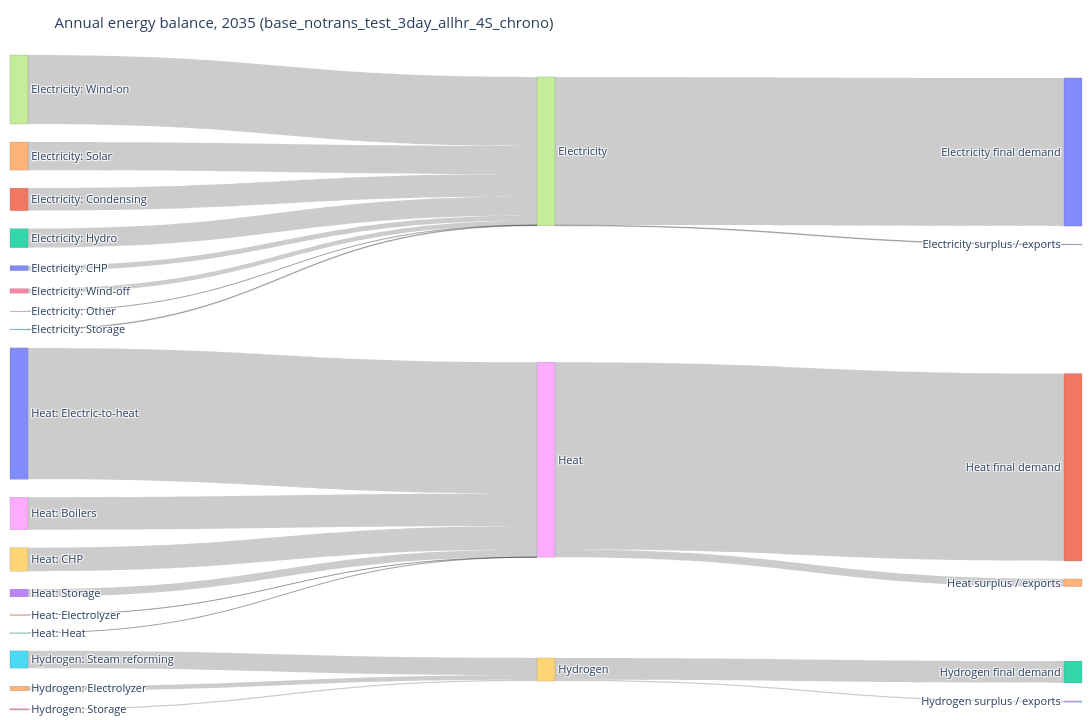

The cell this chart's notebook holds for it:
### Code cell
# 2.6 Annual energy-balance Sankey diagram (TWh)
# Technology groups feed carriers, which feed final demand.
SANKEY_YEAR = max(get("PRO_YCRAGF")["Year"])
sankey_carriers = ["ELECTRICITY", "HEAT", "HYDROGEN"]
sankey_names = {"ELECTRICITY": "Electricity", "HEAT": "Heat", "HYDROGEN": "Hydrogen"}

sankey_pro = get("PRO_YCRAGF").query("Year == @SANKEY_YEAR and Commodity in @sankey_carriers").copy()
sankey_pro["Source"] = tech_group(sankey_pro, unpack=True)
sankey_pro = sankey_pro.groupby(["Commodity", "Source"])["Value"].sum().reset_index()

sankey_dem = pd.concat([
    get("EL_DEMAND_YCR").assign(Commodity="ELECTRICITY"),
    get("H_DEMAND_YCRA").assign(Commodity="HEAT"),
    get("H2_DEMAND_YCR").assign(Commodity="HYDROGEN"),
], ignore_index=True).query("Year == @SANKEY_YEAR and Commodity in @sankey_carriers")
sankey_dem = sankey_dem.groupby("Commodity")["Value"].sum()

source_labels = [f"{row.Commodity.title()}: {row.Source}" for row in sankey_pro.itertuples()]
carrier_labels = [sankey_names[c] for c in sankey_carriers]
sink_labels = [f"{sankey_names[c]} final demand" for c in sankey_carriers]
labels = source_labels + carrier_labels + sink_labels
carrier_index = {c: len(source_labels) + i for i, c in enumerate(sankey_carriers)}
sink_index = {c: len(source_labels) + len(carrier_labels) + i for i, c in enumerate(sankey_carriers)}
source_index = {(row.Commodity, row.Source): i for i, row in enumerate(sankey_pro.itertuples())}

links = [(source_index[(row.Commodity, row.Source)], carrier_index[row.Commodity], row.Value) for row in sankey_pro.itertuples() if row.Value > 0]
for commodity in sankey_carriers:
    supply = sankey_pro.loc[sankey_pro["Commodity"] == commodity, "Value"].sum()
    demand_value = float(sankey_dem.get(commodity, 0))
    if demand_value > 0:
        links.append((carrier_index[commodity], sink_index[commodity], demand_value))
    residual = supply - demand_value
    if residual > 1e-9:
        labels.append(f"{sankey_names[commodity]} surplus / exports")
        links.append((carrier_index[commodity], len(labels) - 1, residual))
    elif residual < -1e-9:
        labels.append(f"{sankey_names[commodity]} net imports")
        links.append((len(labels) - 1, carrier_index[commodity], -residual))

fig = go.Figure(go.Sankey(
    arrangement="snap",
    node=dict(label=labels, pad=18, thickness=18, line=dict(color="rgba(80,80,80,0.35)", width=0.5)),
    link=dict(source=[x[0] for x in links], target=[x[1] for x in links], value=[x[2] for x in links]),
))
fig.update_layout(title=f"Annual energy balance, {SANKEY_YEAR} ({SCENARIO})", height=720, width=1250,
                  font=dict(size=11), margin=dict(l=10, r=10, t=55, b=10))
fig.show()

### Figure 1 — Plotly figure (JSON) as saved in the notebook; plotly's stock layout.template omitted (floating-point values rounded to 4 significant figures)
{"data": [{"arrangement": "snap", "link": {"source": [0, 1, 2, 3, 4, 5, 6, 7, 8, 9, 10, 11, 12, 13, 14, 15, 16, 17, 17, 18, 18, 19, 19], "target": [17, 17, 17, 17, 17, 17, 17, 17, 18, 18, 18, 18, 18, 18, 19, 19, 19, 20, 23, 21, 24, 22, 25], "value": [164.2, 738.3, 619.5, 0.0406, 920.8, 21.92, 148.2, 2257.0, 1061.0, 768.6, 4298.0, 1.669, 0.462, 248.9, 149.7, 566.9, 40.14, 4848.0, 21.92, 6130.0, 248.9, 716.6, 40.14]}, "node": {"label": ["Electricity: CHP", "Electricity: Condensing", "Electricity: Hydro", "Electricity: Other", "Electricity: Solar", "Electricity: Storage", "Electricity: Wind-off", "Electricity: Wind-on", "Heat: Boilers", "Heat: CHP", "Heat: Electric-to-heat", "Heat: Electrolyzer", "Heat: Heat", "Heat: Storage", "Hydrogen: Electrolyzer", "Hydrogen: Steam reforming", "Hydrogen: Storage", "Electricity", "Heat", "Hydrogen", "Electricity final demand", "Heat final demand", "Hydrogen final demand", "Electricity surplus / exports", "Heat surplus / exports", "Hydrogen surplus / exports"], "line": {"color": "rgba(80,80,80,0.35)", "width": 0.5}, "pad": 18, "thickness": 18}, "type": "sankey"}], "layout": {"font": {"size": 11}, "height": 720, "margin": {"b": 10, "l": 10, "r": 10, "t": 55}, "title": {"text": "Annual energy balance, 2035 (base_notrans_test_3day_allhr_4S_chrono)"}, "width": 1250}}
